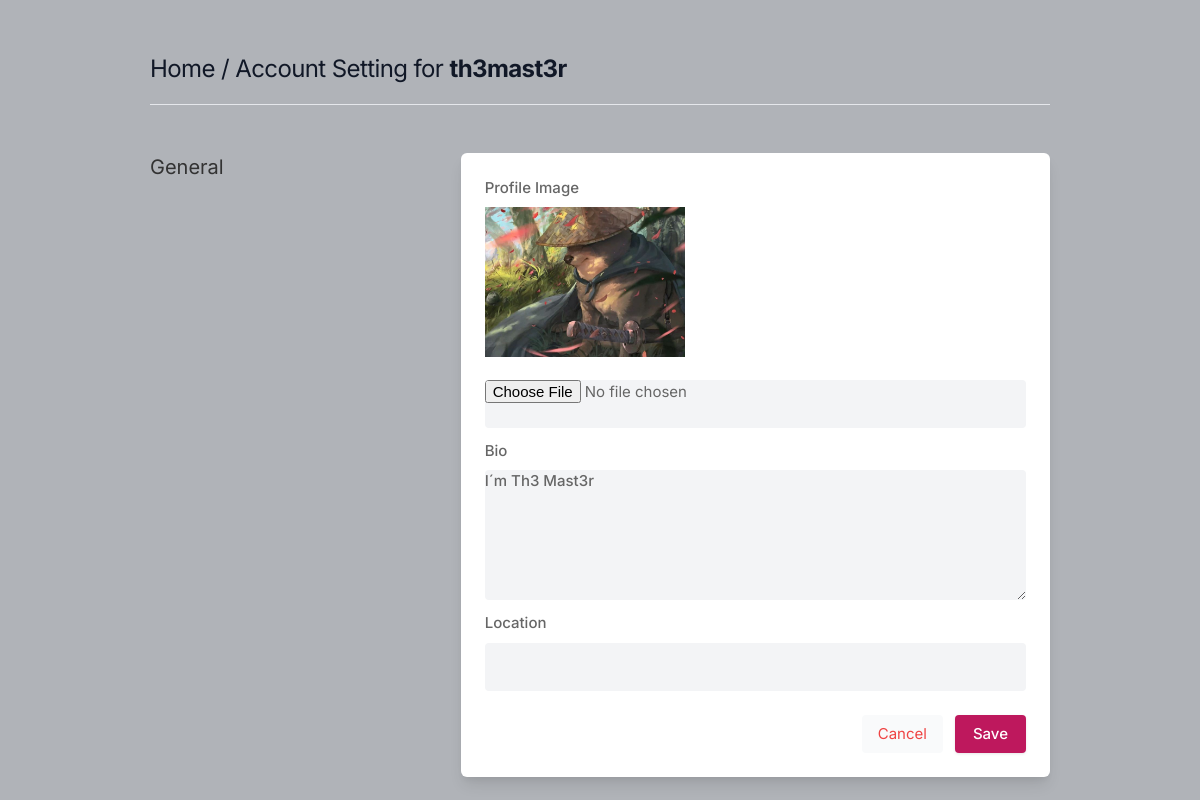
/settings (signed in), run on an earlier commit of the app's database.
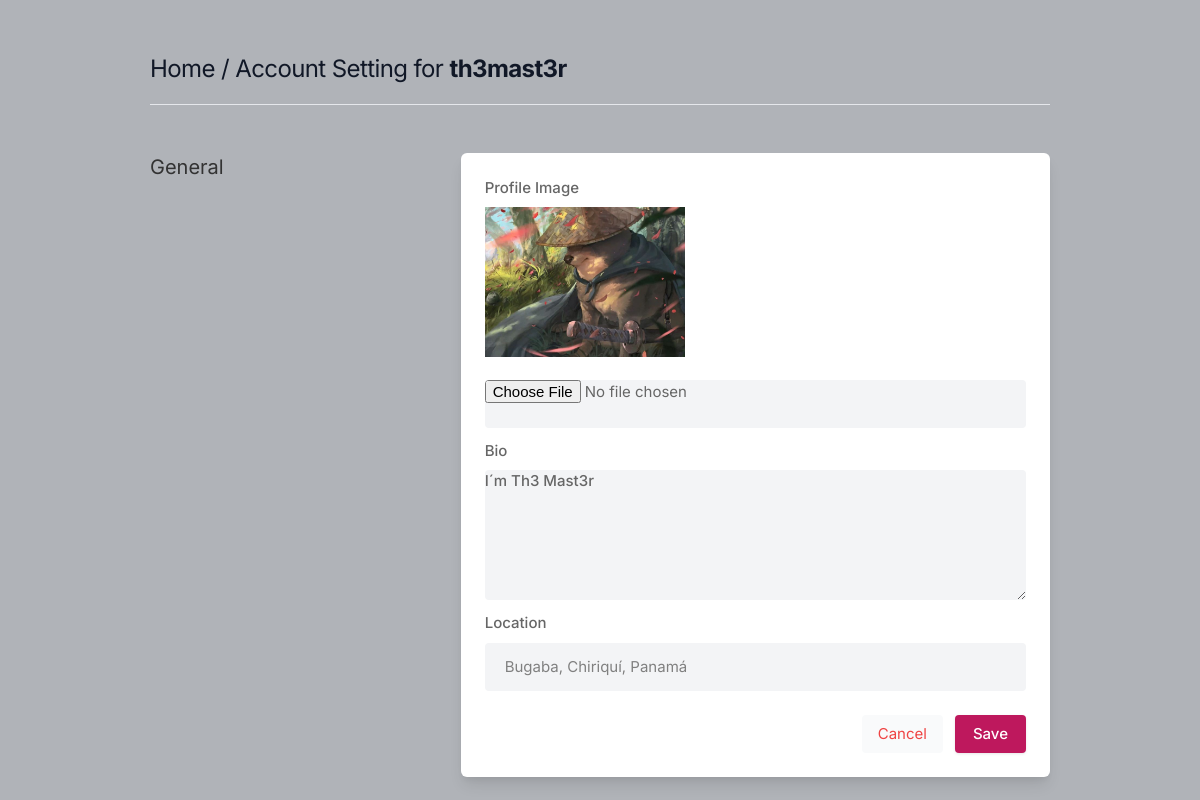
And on a later commit of the database.
### main/models.py (models this page shows, shortened)
class Profile(models.Model):
    user = models.ForeignKey(User, on_delete=models.CASCADE) #usamos una foreign key
    id_user = models.IntegerField()
    bio = models.TextField(blank=True)
    profileimg = models.ImageField(upload_to='profile_images', default='blank-profile-picture.png')
    location = models.CharField(max_length=100, blank=True)

### main/views.py (the view, shortened to what this page needs)
# urls.py: path('settings', views.settings, name='settings'),
@login_required(login_url='signin')
def settings(request):
    user_profile = Profile.objects.get(user=request.user)
    return render(request, 'setting.html', {'user_profile': user_profile})

### templates/setting.html (shortened to what this page needs)
{% load static %}
<!DOCTYPE html>
<html lang="en">
<head>
    <link rel="stylesheet" href="{% static 'assets/css/icons.css' %}">
    <link rel="stylesheet" href="{% static 'assets/css/uikit.css' %}">
    <link rel="stylesheet" href="{% static 'assets/css/style.css' %}">
    <link rel="stylesheet" href="{% static 'assets/css/tailwind.css' %}">
</head>
<body>
            <div class="container m-auto">
                <h1 class="text-2xl leading-none text-gray-900 tracking-tight mt-3"><a href="/profile/{{user}}">Home</a> / Account Setting for <b>{{user.username}}</b> </h1>
                <br>
                <hr>
                <div class="grid lg:grid-cols-3 mt-12 gap-8">
                    <div>
                        <h3 class="text-xl mb-2"> General</h3>
                    </div>
                    <div class="bg-white rounded-md lg:shadow-lg shadow col-span-2">
                    <form action="" method="POST" enctype="multipart/form-data">
                       <div class="grid grid-cols-2 gap-3 lg:p-6 p-4">
                            <div class="col-span-2">
                                <label for=""> Profile Image</label>
                                <img width="200" height="200" src="{{user_profile.profileimg.url}}" />
                                <br>
                                <input type="file" name="image" value="" class="shadow-none bg-gray-100">
                            </div>
                            <div class="col-span-2">
                                <label for="about">Bio</label>
                                <textarea id="about" name="bio" rows="3"  class="shadow-none bg-gray-100">{{user_profile.bio}}</textarea>
                            </div>
                            <div class="col-span-2">
                                <label for=""> Location</label>
                                <input type="text" name="location" value="{{user_profile.location}}" class="shadow-none bg-gray-100">
                            </div>
                       </div>
                       <div class="bg-gray-10 p-6 pt-0 flex justify-end space-x-3">
                           <button class="p-2 px-4 rounded bg-gray-50 text-red-500"> <a href="/">Cancel</a> </button>
                           <button type="submit" class="button bg-blue-700"> Save </button>
                       </div>
                    </form>
                    </div>
                    </div>
                    <br>
                </div>
</body>
</html>

### static/assets/css/style.css (style rules this page uses)
body { background-color: #B0B3B8!important; }
button { vertical-align: middle; }
span.button, button.button { background-color: #be185d; top: 0; color: #fff; position: relative; padding: 8px 18px; line-height: 22px; position: relative; font-weight: 500; font-size: 15px; display: inline-block; -webkit-transition: all 0.2s ease-in-out; transition: all 0.2s ease-in-out; cursor: pointer; overflow: hidden; border: none; border-radius: 4px; -webkit-box-shadow: 0 1px 3px rgba(0, 0, 0, 0.1); box-shadow: 0 1px 3px rgba(0, 0, 0, 0.1); }
input { height: 48px; line-height: 48px; padding: 0 20px; outline: none; font-size: 15px; color: #808080; max-width: 100%; width: 100%; -webkit-box-sizing: border-box; box-sizing: border-box; display: block; font-weight: 400; opacity: 1; border-radius: 4px; border: none; -webkit-box-shadow: 0 1px 4px 0px rgba(0, 0, 0, 0.12); box-shadow: 0 1px 4px 0px rgba(0, 0, 0, 0.12); }
input[type="text"], input[type="password"], input[type="email"], input[type="number"] { height: 48px; line-height: 48px; padding: 0 20px; outline: none; font-size: 15px; color: #808080; max-width: 100%; width: 100%; -webkit-box-sizing: border-box; box-sizing: border-box; display: block; font-weight: 400; opacity: 1; border-radius: 4px; border: none; -webkit-box-shadow: 0 1px 4px 0px rgba(0, 0, 0, 0.12); box-shadow: 0 1px 4px 0px rgba(0, 0, 0, 0.12); }
textarea { height: 48px; line-height: 48px; padding: 0 20px; outline: none; font-size: 15px; color: #808080; margin: 0 0 16px 0; max-width: 100%; width: 100%; -webkit-box-sizing: border-box; box-sizing: border-box; display: block; background-color: #fff; font-weight: 500; opacity: 1; border-radius: 4px; border: none; -webkit-box-shadow: 0 1px 4px 0px rgba(0, 0, 0, 0.12); box-shadow: 0 1px 4px 0px rgba(0, 0, 0, 0.12); }
input { -webkit-transition: all 0.1s ease-in-out; transition: all 0.1s ease-in-out; }
::placeholder { color: #808080; opacity: 1; }
textarea { height: auto; line-height: 27px; padding: 20px; min-height: 130px; -webkit-transition: none !important; transition: none !important; min-width: 100%; }
label, legend { display: block; font-weight: bold; font-size: 15px; font-weight: 500; margin-bottom: 8px; }
button { border: none; margin: 0; padding: 0; width: auto; overflow: visible; background: transparent; color: inherit; font: inherit; line-height: normal; cursor: pointer; }
a { color: #be185d; -webkit-transition: 0.3s; transition: 0.3s; outline: none !important; }
button { outline: none !important; }
img { max-width: 100%; }
body { color: #666; font-size: 15px; line-height: 27px; background-color: #f0f2f5; font-family: "Inter", sans-serif; text-transform: none; }
h1, h2, h3, h4, h5, h6 { font-family: "Inter", sans-serif; text-transform: none; }
input[type="text"], input[type="password"], input[type="email"] { font-family: "Inter", sans-serif; text-transform: none; }
textarea, select { font-family: "Inter", sans-serif; text-transform: none; }
button, body .pac-container { font-family: "Inter", sans-serif; text-transform: none; }
h1, h2, h3, h4, h5, h6 { color: #333; font-weight: 500; margin: 0; padding: 0; }
h1 { font-size: 32px; }
h3 { font-size: 22px; }
b, strong { font-weight: 700 !important; }
@media (min-width: 1024px) { .container { max-width: 900px !important; padding-top: 45px; } }
.shadow-none { -webkit-box-shadow: none !important; box-shadow: none !important; }

What changed in the data, as far as the page shows it:
changed Profile "I´m Th3 Mast3r": location (not shown) → "Bugaba, Chiriquí, Panamá"
